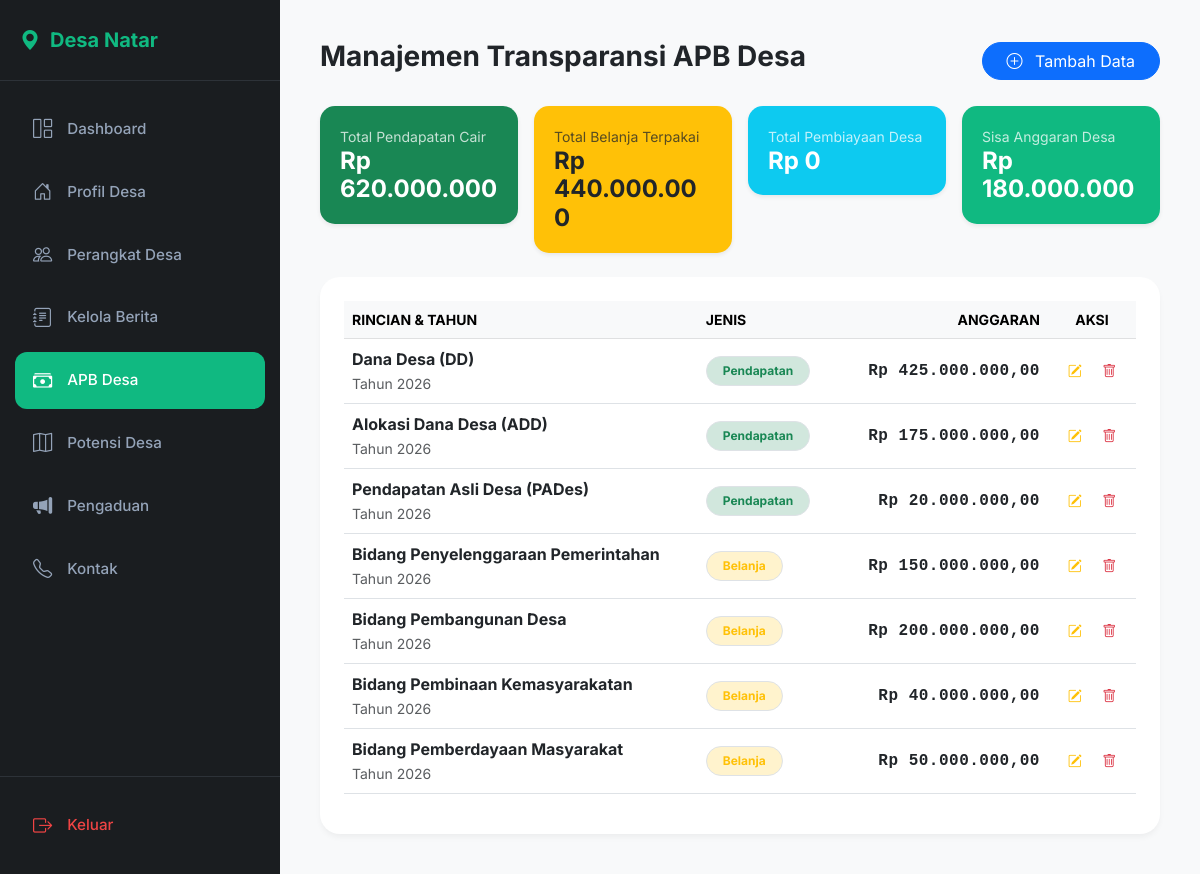
/admin/manage-apbdesa.php (signed in), run on the app's committed database.
### tables this page shows
CREATE TABLE apb_desa (
    id INT AUTO_INCREMENT PRIMARY KEY,
    tahun YEAR NOT NULL,
    jenis ENUM('Pendapatan','Belanja','Pembiayaan') NOT NULL,
    rincian VARCHAR(255),
    anggaran DECIMAL NOT NULL,
    realisasi BIGINT NOT NULL
);

### admin/manage-apbdesa.php (the view, shortened to what this page needs)
<?php
require '../config/db.php';
$q_total = mysqli_query($conn, "SELECT
    SUM(CASE WHEN jenis = 'Pendapatan' THEN realisasi ELSE 0 END) as total_pendapatan,
    SUM(CASE WHEN jenis = 'Belanja' THEN realisasi ELSE 0 END) as total_belanja,
    SUM(CASE WHEN jenis = 'Pembiayaan Desa' THEN realisasi ELSE 0 END) as total_pembiayaan
    FROM apb_desa");
$res_total = mysqli_fetch_assoc($q_total);
$sisa_anggaran = $res_total['total_pendapatan'] - $res_total['total_belanja'];
$data_apb = mysqli_query($conn, "SELECT * FROM apb_desa ORDER BY tahun DESC, jenis ASC");
?>
<!DOCTYPE html>
<html lang="id">
<head>
    <link href="https://cdn.jsdelivr.net/npm/bootstrap@5.3.0/dist/css/bootstrap.min.css" rel="stylesheet">
    <link rel="stylesheet" href="https://cdn.jsdelivr.net/npm/bootstrap-icons@1.11.0/font/bootstrap-icons.css">
</head>
<body>
<div class="d-flex">
    <nav class="sidebar" id="sidebar">
        <div class="sidebar-brand"><i class="bi bi-geo-alt-fill"></i> Desa Natar</div>
        <ul class="sidebar-menu">
            <li><a href="index.php"><i class="bi bi-grid-1x2"></i> Dashboard</a></li>
            <li><a href="manage-profil.php"><i class="bi bi-house-door"></i> Profil Desa</a></li>
            <li><a href="manage-struktur.php"><i class="bi bi-people"></i> Perangkat Desa</a></li>
            <li><a href="manage-berita.php"><i class="bi bi-journal-text"></i> Kelola Berita</a></li>
            <li><a href="manage-apbdesa.php" class="active"><i class="bi bi-cash-stack"></i> APB Desa</a></li>
            <li><a href="manage-potensi.php"><i class="bi bi-map"></i> Potensi Desa</a></li>        <li><a href="manage-pengaduan.php"><i class="bi bi-megaphone-fill"></i> Pengaduan</a></li>            <li><a href="manage-kontak.php"><i class="bi bi-telephone"></i> Kontak</a></li>
        </ul>
        <div class="logout-section">
            <a href="logout.php"><i class="bi bi-box-arrow-right"></i> Keluar</a>
        </div>
    </nav>
    <main class="main-content w-100">
        <div class="d-flex justify-content-between align-items-center mb-4">
            <h3 class="fw-bold">Manajemen Transparansi APB Desa</h3>
            <button class="btn btn-primary rounded-pill px-4" data-bs-toggle="modal" data-bs-target="#modalTambah">
                <i class="bi bi-plus-circle me-2"></i> Tambah Data
            </button>
        </div>
        <div class="row g-3 mb-4">
            <div class="col-md-3">
                <div class="card stat-card bg-success text-white shadow-sm">
                    <small class="opacity-75">Total Pendapatan Cair</small>
                    <h4 class="fw-bold mb-0">Rp <?php echo number_format($res_total['total_pendapatan'], 0, ',', '.'); ?></h4>
                </div>
            </div>
            <div class="col-md-3">
                <div class="card stat-card bg-warning text-dark shadow-sm">
                    <small class="opacity-75">Total Belanja Terpakai</small>
                    <h4 class="fw-bold mb-0">Rp <?php echo number_format($res_total['total_belanja'], 0, ',', '.'); ?></h4>
                </div>
            </div>
            <div class="col-md-3">
                <div class="card stat-card bg-info text-white shadow-sm">
                    <small class="opacity-75">Total Pembiayaan Desa</small>
                    <h4 class="fw-bold mb-0">Rp <?php echo number_format($res_total['total_pembiayaan'], 0, ',', '.'); ?></h4>
                </div>
            </div>
            <div class="col-md-3">
                <div class="card stat-card bg-primary text-white shadow-sm">
                    <small class="opacity-75">Sisa Anggaran Desa</small>
                    <h4 class="fw-bold mb-0">Rp <?php echo number_format($sisa_anggaran, 0, ',', '.'); ?></h4>
                </div>
            </div>
        </div>
        <div class="card card-premium p-4">
            <div class="table-responsive">
                <table class="table table-hover align-middle">
                    <thead class="table-light">
                        <tr class="small text-secondary fw-bold">
                            <th>RINCIAN & TAHUN</th>
                            <th>JENIS</th>
                            <th class="text-end" style="min-width: 200px;">ANGGARAN</th>
                            <th class="text-center">AKSI</th>
                        </tr>
                    </thead>
                    <tbody>
                        <?php while($row = mysqli_fetch_assoc($data_apb)): ?>
                        <tr>
                            <td>
                                <div class="fw-bold"><?php echo htmlspecialchars($row['rincian']); ?></div>
                                <small class="text-muted">Tahun <?php echo $row['tahun']; ?></small>
                            </td>
                            <td>
                                <?php
                                $badge_class = '';
                                if($row['jenis'] == 'Pendapatan') {
                                    $badge_class = 'bg-success-subtle text-success';
                                } elseif($row['jenis'] == 'Belanja') {
                                    $badge_class = 'bg-warning-subtle text-warning';
                                } else {
                                    $badge_class = 'bg-info-subtle text-info';
                                }
                                ?>
                                <span class="badge <?php echo $badge_class; ?> border px-3 py-2 rounded-pill"><?php echo $row['jenis']; ?></span>
                            </td>
                            <td style="min-width: 200px;">
                                <div class="fw-bold text-end" style="font-family: 'Courier New', monospace; font-size: 1rem; letter-spacing: 0.5px;">Rp <?php echo number_format($row['realisasi'], 2, ',', '.'); ?></div>
                            </td>
                            <td class="text-center">
                                <button class="btn btn-sm btn-outline-warning border-0" onclick='editAPB(<?php echo json_encode($row); ?>)'><i class="bi bi-pencil-square"></i></button>
                                <a href="?hapus=<?php echo $row['id']; ?>" class="btn btn-sm btn-outline-danger border-0" onclick="return confirm('Hapus?')"><i class="bi bi-trash"></i></a>
                            </td>
                        </tr>
                        <?php endwhile; ?>
                    </tbody>
                </table>
            </div>
        </div>
    </main>
</div>
</body>
</html>

### admin/manage-apbdesa.php (style rules this page uses)
:root { --sidebar-bg: #1a1d20; --active-blue: #10b981; --bs-primary: #10b981; --bs-primary-rgb: 16, 185, 129; }
body { font-family: 'Inter', sans-serif; background-color: #f8f9fa; margin: 0; }
.sidebar { width: 280px; background: var(--sidebar-bg); height: 100vh; position: fixed; padding: 25px 0; display: flex; flex-direction: column; z-index: 1000; }
.sidebar-brand { color: var(--active-blue); font-weight: 700; font-size: 1.25rem; padding: 0 20px 25px; margin-bottom: 20px; border-bottom: 1px solid #2d3238; flex-shrink: 0; display: flex; align-items: center; gap: 10px; }
.sidebar-menu { flex-grow: 1; list-style: none; padding: 0 15px; padding-bottom: 80px; margin: 0; overflow-y: auto; }
.sidebar-menu li { margin-bottom: 6px; }
.sidebar-menu a { color: #94a3b8; padding: 14px 18px; border-radius: 12px; display: flex; align-items: center; gap: 15px; transition: 0.2s; font-weight: 500; font-size: 0.95rem; text-decoration: none; }
.sidebar-menu a i { font-size: 1.2rem; }
.sidebar-menu a:hover, .sidebar-menu a.active { background: var(--active-blue); color: white; }
.logout-section { position: fixed; bottom: 0; left: 0; width: 280px; padding: 20px 15px; border-top: 1px solid #2d3238; background: var(--sidebar-bg); flex-shrink: 0; }
.logout-section a { color: #ef4444; display: flex; align-items: center; gap: 15px; padding: 14px 18px; border-radius: 12px; text-decoration: none; font-weight: 500; font-size: 0.95rem; transition: 0.2s; }
.logout-section a i { font-size: 1.2rem; }
.main-content { margin-left: 280px; padding: 40px; }
.card-premium { border: none; border-radius: 20px; box-shadow: 0 4px 6px -1px rgba(0,0,0,0.05); background: #fff; }
.stat-card { border-radius: 15px; padding: 20px; border: none; }

### data on the page
apb_desa: rincian "Dana Desa (DD)", tahun "2026", jenis "Pendapatan", realisasi "425.000.000,00"
apb_desa: rincian "Alokasi Dana Desa (ADD)", tahun "2026", jenis "Pendapatan", realisasi "175.000.000,00"
apb_desa: rincian "Pendapatan Asli Desa (PADes)", tahun "2026", jenis "Pendapatan", realisasi "20.000.000,00"
apb_desa: rincian "Bidang Penyelenggaraan Pemerintahan", tahun "2026", jenis "Belanja", realisasi "150.000.000,00"
apb_desa: rincian "Bidang Pembangunan Desa", tahun "2026", jenis "Belanja", realisasi "200.000.000,00"
apb_desa: rincian "Bidang Pembinaan Kemasyarakatan", tahun "2026", jenis "Belanja", realisasi "40.000.000,00"
apb_desa: rincian "Bidang Pemberdayaan Masyarakat", tahun "2026", jenis "Belanja", realisasi "50.000.000,00"

### other printed values
$res_total['total_pendapatan'] "620.000.000"
$res_total['total_belanja'] "440.000.000"
$res_total['total_pembiayaan'] "0"
$sisa_anggaran "180.000.000"
